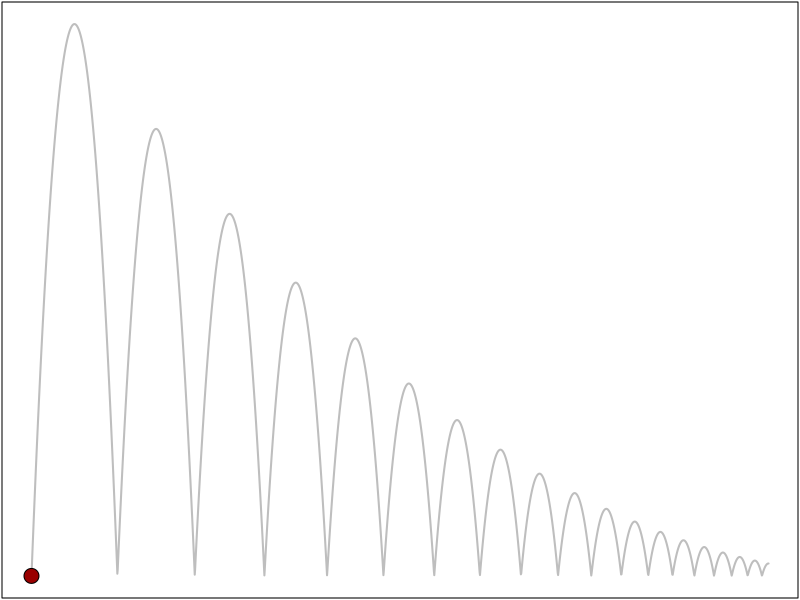
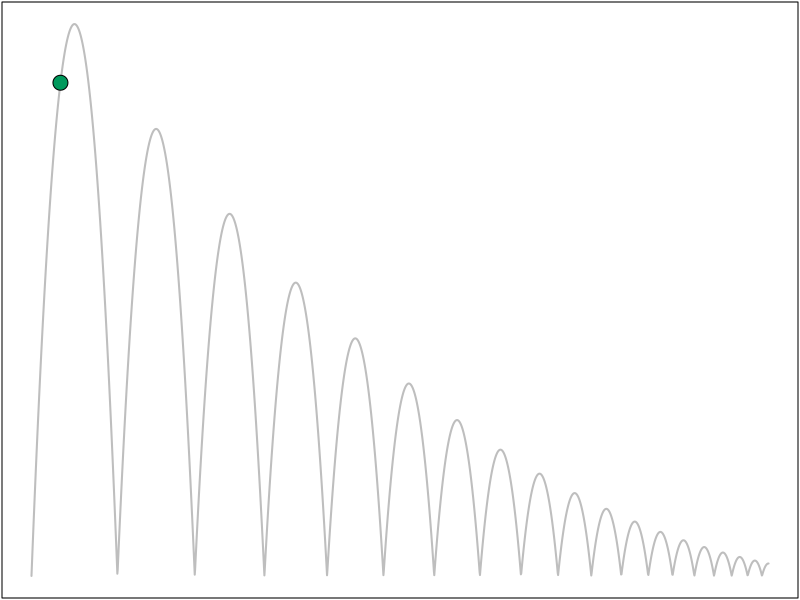
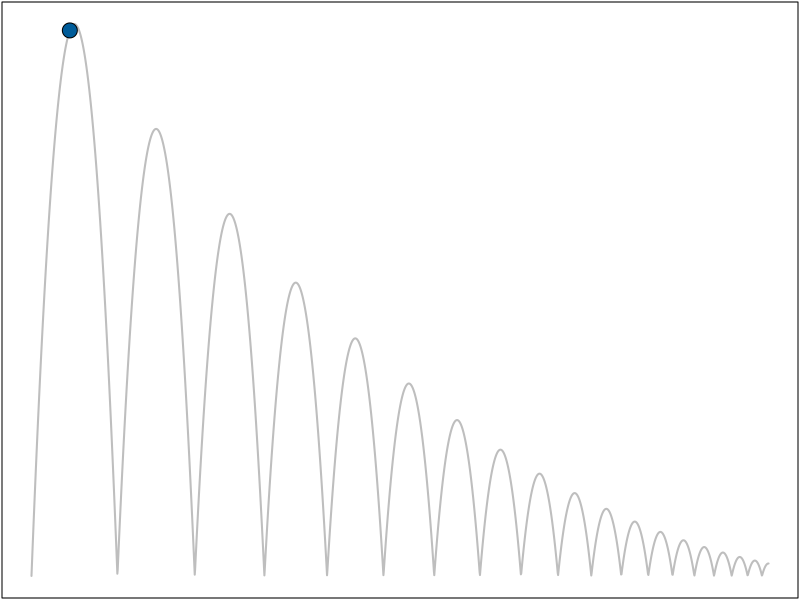
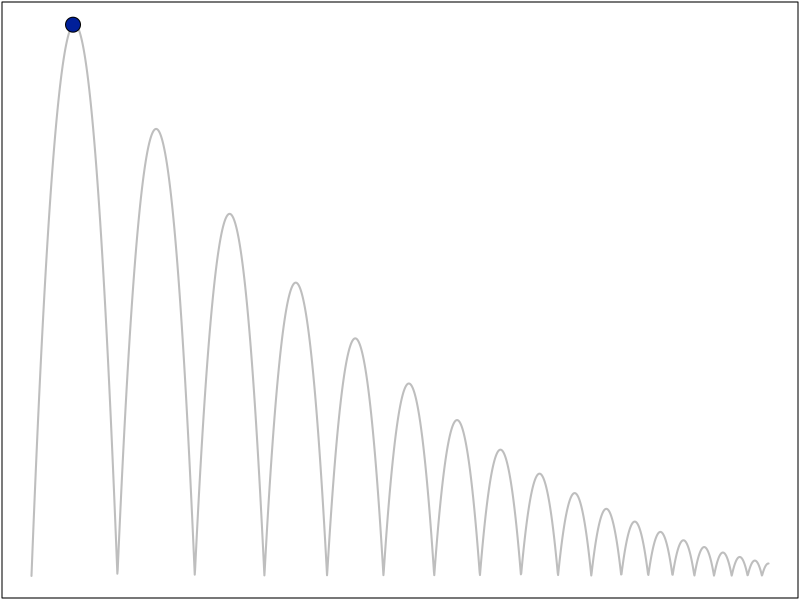
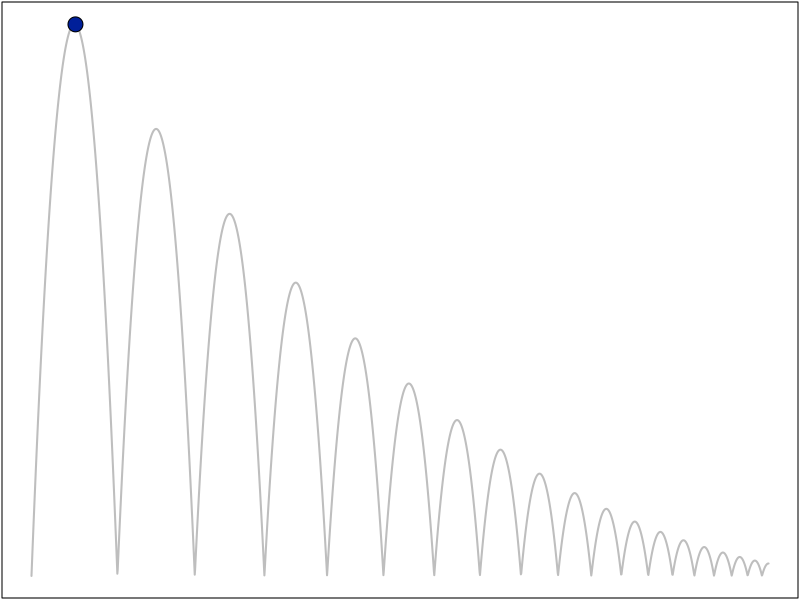
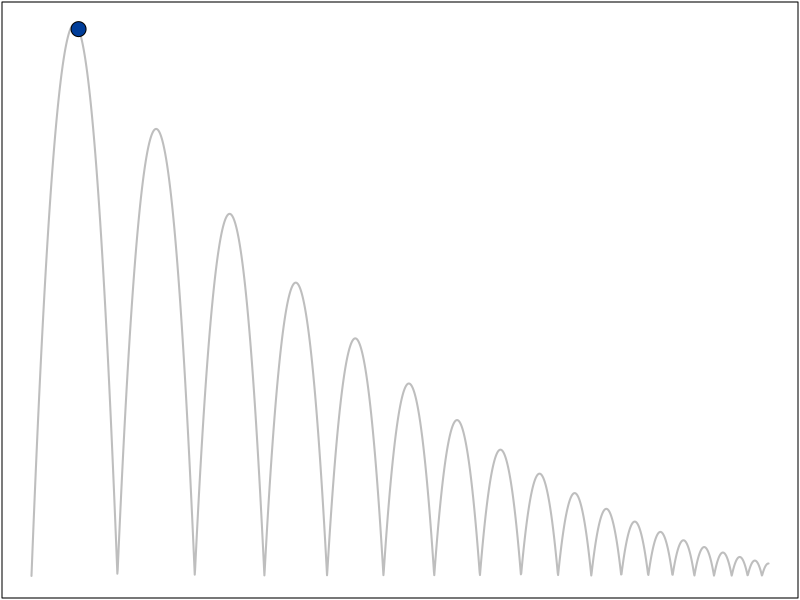
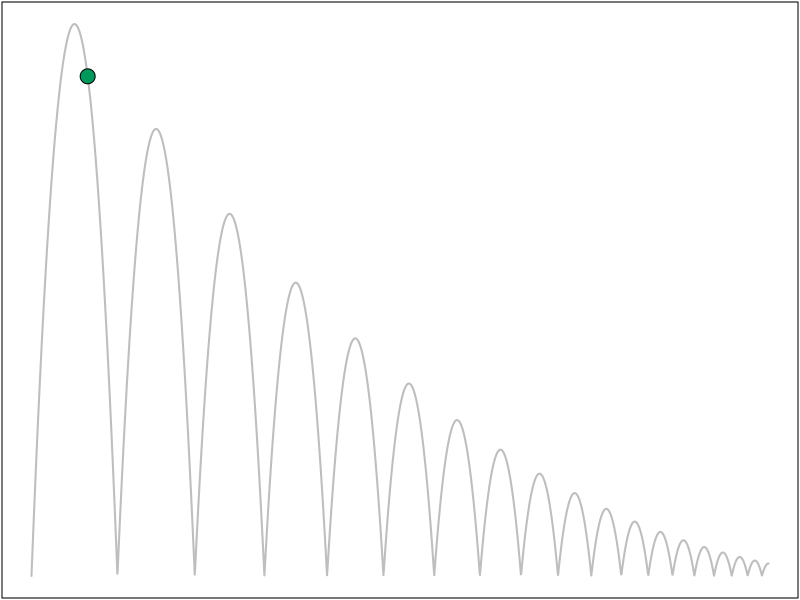
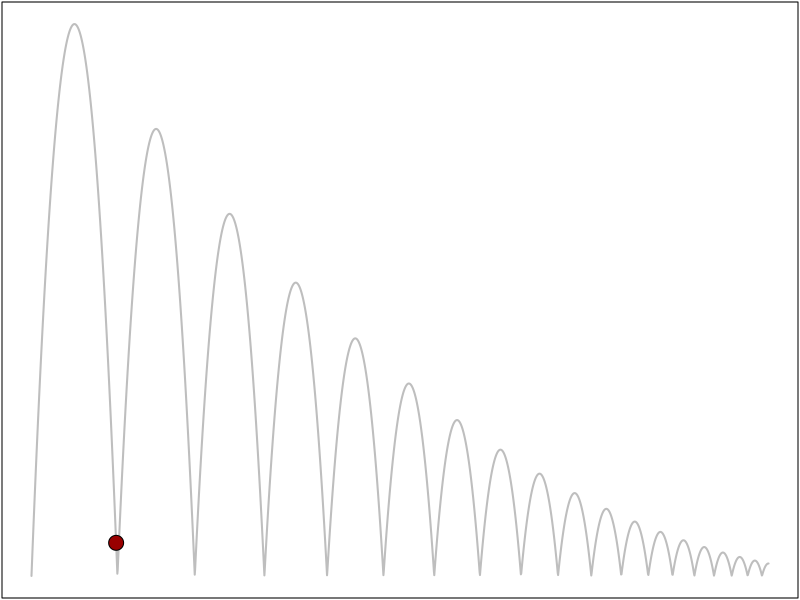

Here is the R script that generated these plots, in order:
## =============================================================================
## A bouncing ball; ode with event location
## =============================================================================
require(deSolve)
#-----------------------------
# the model function
#-----------------------------
ballode<- function(t, y, parms) {
  dy1 <- y[2]
  dy2 <- -9.8
  list(c(dy1, dy2))
}

#-----------------------------
# the root and event function
#-----------------------------
# event triggered when the ball hits the ground (height =0)
root <- function(t, y, parms) y[1]

# bouncing
event <- function(t, y, parms) {
  y[1] <- 0
  y[2] <- -0.9 * y[2]
 return(y)
}

#-----------------------------
# initial values and times
#-----------------------------
yini  <- c(height = 0, v = 20)
times <- seq(0, 35, length.out=2001)

#-----------------------------
# solve the model
#-----------------------------
out   <- lsodar(times = times, y = yini, func = ballode, parms = NULL,
  events = list(func = event, root = TRUE), rootfun = root)

attributes(out)$troot

#------------------------------------------
# make time steps proportional to 1/speed
#------------------------------------------
rel   <- cumsum(pmin(abs(1/out[,"v"]), 1)) # 1: limit time spent at top position
f     <- approxfun(rel, times, rule=2)
t.rel <- f(seq(0, max(rel), length.out=101))

# add roots to make animation nicer (may be made even better ...)
t.rel <- sort(c(t.rel, attributes(out)$troot))


#------------------------------------------
# run again and show results
#------------------------------------------
out2  <- lsodar(times = t.rel, y = yini, func = ballode, parms = NULL,
                events = list(func = event, root = TRUE), rootfun = root)
for (i in 1:length(t.rel)) {
  #png(filename=paste("bball/image", i+1000, ".png", sep=""),
  #  type="cairo", width=300, height=100, antialias="subpixel")
  par(mar=rep(.1, 4))
  plot(out,which = "height", type="l", lwd=2, col="grey",
       axes=FALSE, main = "", xlab="", ylab = ""
       #main = "Bouncing Ball", xlab="Time", ylab = "Height"
  )
  box()
  points(t(out2[i,1:2]), pch=21, lwd=1, col=1, cex=2,
         bg=rainbow(30, v=0.6)[20-abs(out2[i,3])+1])
  Sys.sleep(.1)
  #dev.off()
}
